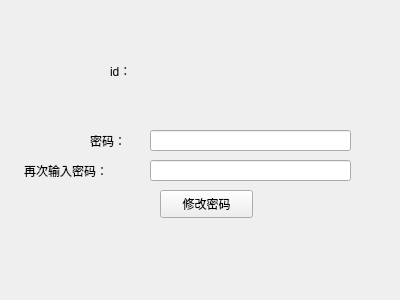
<?xml version="1.0" encoding="UTF-8"?>
<ui version="4.0">
 <class>ip_passwd</class>
 <widget class="QWidget" name="ip_passwd">
  <property name="geometry">
   <rect>
    <x>0</x>
    <y>0</y>
    <width>400</width>
    <height>300</height>
   </rect>
  </property>
  <property name="windowTitle">
   <string>Form</string>
  </property>
  <widget class="QLabel" name="label_4">
   <property name="geometry">
    <rect>
     <x>24</x>
     <y>160</y>
     <width>111</width>
     <height>21</height>
    </rect>
   </property>
   <property name="text">
    <string>再次输入密码：</string>
   </property>
  </widget>
  <widget class="QPushButton" name="update">
   <property name="geometry">
    <rect>
     <x>160</x>
     <y>190</y>
     <width>93</width>
     <height>28</height>
    </rect>
   </property>
   <property name="text">
    <string>修改密码</string>
   </property>
  </widget>
  <widget class="QLineEdit" name="passwd">
   <property name="geometry">
    <rect>
     <x>150</x>
     <y>130</y>
     <width>201</width>
     <height>21</height>
    </rect>
   </property>
  </widget>
  <widget class="QLabel" name="ids">
   <property name="geometry">
    <rect>
     <x>160</x>
     <y>60</y>
     <width>45</width>
     <height>21</height>
    </rect>
   </property>
   <property name="text">
    <string/>
   </property>
  </widget>
  <widget class="QLabel" name="label_5">
   <property name="geometry">
    <rect>
     <x>110</x>
     <y>60</y>
     <width>45</width>
     <height>21</height>
    </rect>
   </property>
   <property name="text">
    <string>id：</string>
   </property>
  </widget>
  <widget class="QLineEdit" name="passwds">
   <property name="geometry">
    <rect>
     <x>150</x>
     <y>160</y>
     <width>201</width>
     <height>21</height>
    </rect>
   </property>
  </widget>
  <widget class="QLabel" name="label_3">
   <property name="geometry">
    <rect>
     <x>90</x>
     <y>130</y>
     <width>45</width>
     <height>21</height>
    </rect>
   </property>
   <property name="text">
    <string>密码：</string>
   </property>
  </widget>
 </widget>
 <resources/>
 <connections/>
</ui>
